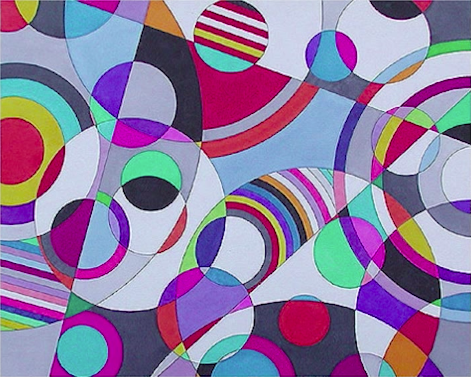
%> input picture 2-Image-Processing-for-Computer-Vision/2B-Model-fitting/shapes.png, 471 x 377 px
$ octave --eval "hough_demo;"   (GNU Octave 9; MATLAB toolbox functions it lacks are replaced by stand-ins)
%> lines starting %> are read from the running program, lines starting %| are printed output that depends on the picture
function hough_demo()
    % Load image, convert to grayscale and apply Canny operator to find
    % edge pixels.
    img = imread('shapes.png');
%> img is the input picture: size 377x471x3 uint8; mean R, G, B 143.3, 125.7, 162.1
    grays = rgb2gray(img);
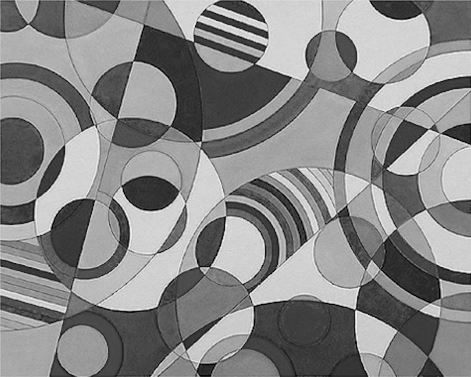
%> grays: size 377x471 uint8; min 0, max 250, mean 135.1
    edges = edge(grays, 'canny');
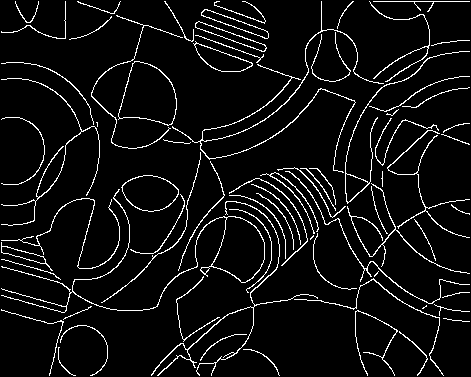
%> edges: size 377x471 logical; 6.3% white in thin lines or dots

    %figure, imshow(img), title('Original image');
    %figure, imshow(grays), title('Grayscale image');
    %figure, imshow(edges), title('Edge pixels');

    % Apply Hough transform to find candidate lines.
    [accum, theta, rho] = hough(edges);
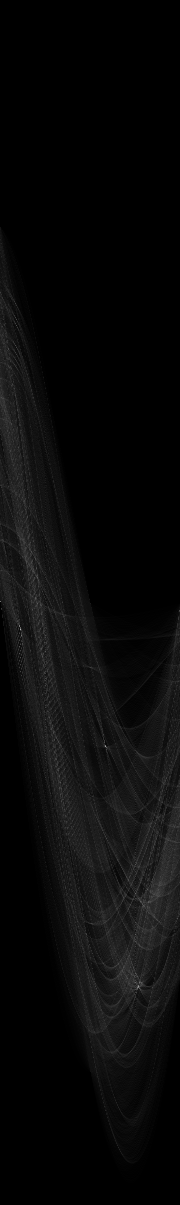
%> accum: size 1205x180 double; min 0, max 180, mean 9.3
%> theta = 180 values from -90 to 89; rho = 1205 values from -602 to 602
    %figure, imagesc(accum, 'XData', theta, 'YData', rho), title('Hough accumulator');

    % Find peaks in the Hough accumulator matrix.
    peaks = houghpeaks(accum, 100);
%> peaks = [630 21; 747 106; 987 139; 602 1; 983 136; 894 136; 902 141; 935 136; 604 38]
    %hold on; plot(theta(peaks(:, 2)), rho(peaks(:, 1)), 'rs'); hold off;

    % Find lines (segments) in the image.
    line_segs = houghlines(edges, theta, rho, peaks);
%> line_segs = 16 lines; longest, point1 to point2 (x, y): (148, 26) to (444, 133), (50, 374) to (95, 206), (346, 193) to (248, 292), (351, 202) to (251, 293), (112, 142) to (143, 29), (353, 2) to (470, 2)

    figure, imshow(img), title('Line segments');
    hold on;
    for k = 1:length(line_segs)
        endpoints = [line_segs(k).point1; line_segs(k).point2];
        plot(endpoints(:, 1), endpoints(:, 2), 'LineWidth', 2, 'Color', 'green');
    end
%> this loop made 16 passes
%> endpoints on passes 1 to 12: [148 26; 444 133], [50 374; 95 206], [112 142; 143 29], [436 126; 372 184], [351 202; 251 293], [221 320; 159 376], [353 2; 470 2], [346 193; 248 292], [215 325; 183 357], [126 287; 160 254], [279 134; 332 82], [145 270; 102 307]
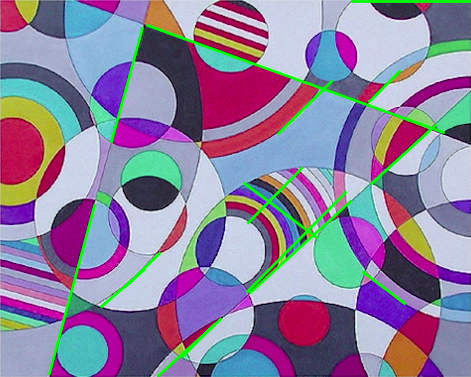
%> figure redrawn from the program's plot data; its title reads 'Line segments'
    hold off;

    % Alt.: More precise lines.
%> (the run ends here)
